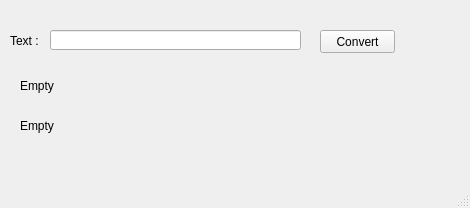
<?xml version="1.0" encoding="UTF-8"?>
<ui version="4.0">
 <class>MainWindow</class>
 <widget class="QMainWindow" name="MainWindow">
  <property name="geometry">
   <rect>
    <x>0</x>
    <y>0</y>
    <width>470</width>
    <height>208</height>
   </rect>
  </property>
  <property name="windowTitle">
   <string>MainWindow</string>
  </property>
  <widget class="QWidget" name="centralwidget">
   <widget class="QLabel" name="lblCrypto">
    <property name="geometry">
     <rect>
      <x>20</x>
      <y>110</y>
      <width>411</width>
      <height>31</height>
     </rect>
    </property>
    <property name="text">
     <string>Empty</string>
    </property>
   </widget>
   <widget class="QLabel" name="lblText">
    <property name="geometry">
     <rect>
      <x>10</x>
      <y>30</y>
      <width>47</width>
      <height>21</height>
     </rect>
    </property>
    <property name="text">
     <string>Text : </string>
    </property>
   </widget>
   <widget class="QLineEdit" name="tbxText">
    <property name="geometry">
     <rect>
      <x>50</x>
      <y>30</y>
      <width>251</width>
      <height>20</height>
     </rect>
    </property>
   </widget>
   <widget class="QPushButton" name="btnConvert">
    <property name="geometry">
     <rect>
      <x>320</x>
      <y>30</y>
      <width>75</width>
      <height>23</height>
     </rect>
    </property>
    <property name="text">
     <string>Convert</string>
    </property>
   </widget>
   <widget class="QLabel" name="lblCryptoAES">
    <property name="geometry">
     <rect>
      <x>20</x>
      <y>70</y>
      <width>411</width>
      <height>31</height>
     </rect>
    </property>
    <property name="text">
     <string>Empty</string>
    </property>
   </widget>
  </widget>
  <widget class="QMenuBar" name="menubar">
   <property name="geometry">
    <rect>
     <x>0</x>
     <y>0</y>
     <width>470</width>
     <height>22</height>
    </rect>
   </property>
  </widget>
  <widget class="QStatusBar" name="statusbar"/>
 </widget>
 <resources/>
 <connections/>
</ui>
